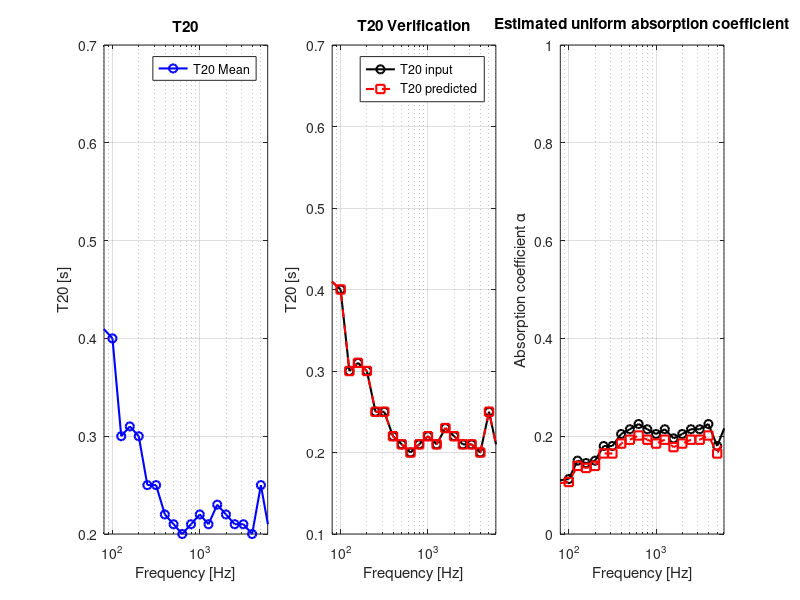

MATLAB code for this plot:
%%%%%%%%%%%%%%%%%%%%%%%%%%%%%%%%%%%%%%%%%%%%%%%%%%%%%%%%%%%%%%%%%%%%%%%%%%%%%%%%%
% Script to estimate absorption coefficients across all surfaces of one of the ISOBEL rooms based on T20 measurements
% Needs the T20 measurements directly from the figure in the measurement reports
%%%%%%%%%%%%%%%%%%%%%%%%%%%%%%%%%%%%%%%%%%%%%%%%%%%%%%%%%%%%%%%%%%%%%%%%%%%%%%%%%

clear; clc;

Lx = 6.98;
Ly = 8.12;
Lz = 3.03;

V = Lx * Ly * Lz;
fprintf('Room volume %.2f m^3\n', V);

S_floor = Lx * Ly;
S_ceiling = Lx * Ly;
S_walls = 2 * Lx * Lz + 2 * Ly * Lz;
S_total = S_floor + S_ceiling + S_walls; % total surface area

% T20 measurements (from VRLab measurement report)
% values are read from figure 7 in that measurement report

fc = [50, 63, 79, 100, 126, 158, 200, 251, 316, 398, 501, 631, 794, 1000, 1259, 1585, 1995, 2512, 3162, 3981, 5012, 6310, 7943, 10000];
T20 = [0.59, 0.62, 0.41, 0.4, 0.3, 0.31, 0.3, 0.25, 0.25, 0.22, 0.21, 0.2, 0.21, 0.22, 0.21, 0.23, 0.22, 0.21, 0.21, 0.2, 0.25, 0.2, 0.35, 0.45];

n_bands = length(fc);

RT60 = 3 * T20;
alpha_sabine = (0.161 * V) ./ (S_total .* RT60);
fprintf("Sabine Alpha: %.2f\n", alpha_sabine);

alpha_eyring = 1 - exp(-(0.161 *V) ./ (S_total .* RT60));

RT60_predicted = -0.161 * V ./ (S_total .* log(1 - alpha_eyring));
T20_predicted = RT60_predicted / 3;

fprintf("Absorption coefficients across all surfaces:\n");
fprintf("%-8s %-10s %-12s %-14s %-10s %-10s %-10s\n", 'fc [Hz]', 'T20 [s]', 'RT60 [s]', 'RT60 pred [s]', 'T20 pred [s]', 'alpha Sabine', 'alpha Eyring');
for i = 1:n_bands
    fprintf('%-8d %-10.4f %-12.4f %-14.4f %-12.4f %-10.4f %-10.4f\n', fc(i), T20(i), RT60(i), RT60_predicted(i), T20_predicted(i), alpha_sabine(i), alpha_eyring(i));
end

figure('Position', [100 100 1200 450]);

subplot(1,3,1);
semilogx(fc, T20, 'b-o', 'LineWidth', 1.5, 'DisplayName', 'T20 Mean');
xlabel('Frequency [Hz]'); 
ylabel('T20 [s]');
title('T20');
legend('Location', 'northeast');
grid on;
xlim([80 6000]);

subplot(1,3,2);
semilogx(fc, T20, 'k-o', 'LineWidth', 1.5, 'DisplayName', 'T20 input');
hold on;
semilogx(fc, T20_predicted, 'r--s', 'LineWidth', 1.5, 'DisplayName', 'T20 predicted');
xlabel('Frequency [Hz]');
ylabel('T20 [s]');
title('T20 Verification');
legend;
grid on;
xlim([80 6000]);

subplot(1,3,3);
semilogx(fc, alpha_sabine, 'k-o', 'LineWidth', 1.5, 'DisplayName', 'Alpha Sabine');
hold on;
semilogx(fc, alpha_eyring, 'r--s', 'LineWidth', 1.5, 'DisplayName', 'Alpha Eyring');
xlabel('Frequency [Hz]');
ylabel('Absorption coefficient \alpha');
title("Estimated uniform absorption coefficient");
grid on;
xlim([80 6000]);
ylim([0 1]);

absorption.fc = fc;
absorption.alpha_sabine = alpha_sabine;
absorption.alpha_eyring = alpha_eyring;
absorption.T20 = T20;
absorption.RT60 = RT60;
absorption.room_dim = [Lx, Ly, Lz];
absorption.S_total = S_total;
absorption.V = V;

save('absorption_coefficients.mat', 'absorption');
